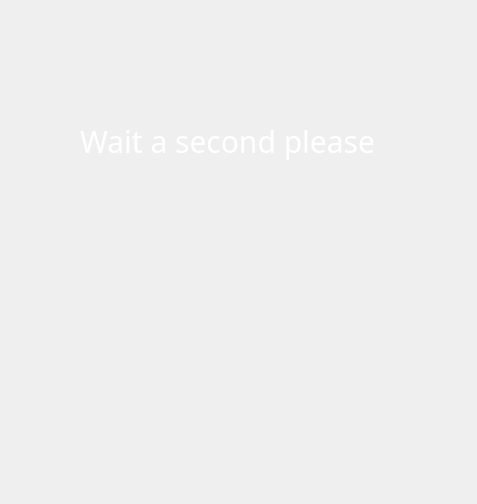
<?xml version="1.0" encoding="UTF-8"?>
<ui version="4.0">
 <class>FormLoginWaitAnimation</class>
 <widget class="QWidget" name="FormLoginWaitAnimation">
  <property name="geometry">
   <rect>
    <x>0</x>
    <y>0</y>
    <width>477</width>
    <height>504</height>
   </rect>
  </property>
  <property name="windowTitle">
   <string>Form</string>
  </property>
  <widget class="QWidget" name="widget" native="true">
   <property name="geometry">
    <rect>
     <x>0</x>
     <y>0</y>
     <width>465</width>
     <height>490</height>
    </rect>
   </property>
   <property name="styleSheet">
    <string notr="true">QWidget#widget
{
	background-image: url(:/MainWindow/Images/background.png);
}</string>
   </property>
   <widget class="QLabel" name="label_2">
    <property name="geometry">
     <rect>
      <x>72</x>
      <y>95</y>
      <width>311</width>
      <height>91</height>
     </rect>
    </property>
    <property name="styleSheet">
     <string notr="true">color: white;
font-family: Glober Regular;font-size: 30px;</string>
    </property>
    <property name="text">
     <string>Wait a second please</string>
    </property>
    <property name="alignment">
     <set>Qt::AlignCenter</set>
    </property>
   </widget>
   <widget class="QLabel" name="lblWait">
    <property name="geometry">
     <rect>
      <x>180</x>
      <y>270</y>
      <width>101</width>
      <height>101</height>
     </rect>
    </property>
    <property name="text">
     <string/>
    </property>
    <property name="alignment">
     <set>Qt::AlignCenter</set>
    </property>
   </widget>
  </widget>
 </widget>
 <resources/>
 <connections/>
</ui>
